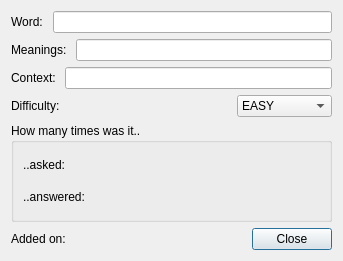
<?xml version="1.0" encoding="UTF-8"?>
<ui version="4.0">
 <class>InfoDialog</class>
 <widget class="QDialog" name="InfoDialog">
  <property name="geometry">
   <rect>
    <x>0</x>
    <y>0</y>
    <width>343</width>
    <height>261</height>
   </rect>
  </property>
  <property name="sizePolicy">
   <sizepolicy hsizetype="Fixed" vsizetype="Fixed">
    <horstretch>0</horstretch>
    <verstretch>0</verstretch>
   </sizepolicy>
  </property>
  <property name="minimumSize">
   <size>
    <width>343</width>
    <height>261</height>
   </size>
  </property>
  <property name="maximumSize">
   <size>
    <width>343</width>
    <height>261</height>
   </size>
  </property>
  <property name="windowTitle">
   <string>Properties</string>
  </property>
  <layout class="QVBoxLayout" name="verticalLayout_3">
   <item>
    <layout class="QHBoxLayout" name="horizontalLayout">
     <item>
      <widget class="QLabel" name="wordLabel">
       <property name="text">
        <string>Word: </string>
       </property>
       <property name="buddy">
        <cstring>wordLineEdit</cstring>
       </property>
      </widget>
     </item>
     <item>
      <widget class="QLineEdit" name="wordLineEdit"/>
     </item>
    </layout>
   </item>
   <item>
    <layout class="QHBoxLayout" name="horizontalLayout_2">
     <item>
      <widget class="QLabel" name="meaningsLabel">
       <property name="text">
        <string>Meanings: </string>
       </property>
       <property name="buddy">
        <cstring>meaningsLineEdit</cstring>
       </property>
      </widget>
     </item>
     <item>
      <widget class="QLineEdit" name="meaningsLineEdit"/>
     </item>
    </layout>
   </item>
   <item>
    <layout class="QHBoxLayout" name="horizontalLayout_3">
     <item>
      <widget class="QLabel" name="contextLabel">
       <property name="text">
        <string>Context: </string>
       </property>
       <property name="buddy">
        <cstring>contextLineEdit</cstring>
       </property>
      </widget>
     </item>
     <item>
      <widget class="QLineEdit" name="contextLineEdit"/>
     </item>
    </layout>
   </item>
   <item>
    <layout class="QHBoxLayout" name="horizontalLayout_4">
     <item>
      <widget class="QLabel" name="difficultyLabel">
       <property name="text">
        <string>Difficulty: </string>
       </property>
       <property name="buddy">
        <cstring>difficultyComboBox</cstring>
       </property>
      </widget>
     </item>
     <item>
      <widget class="QComboBox" name="difficultyComboBox">
       <property name="sizePolicy">
        <sizepolicy hsizetype="Fixed" vsizetype="Fixed">
         <horstretch>0</horstretch>
         <verstretch>0</verstretch>
        </sizepolicy>
       </property>
       <property name="minimumSize">
        <size>
         <width>95</width>
         <height>0</height>
        </size>
       </property>
       <item>
        <property name="text">
         <string>EASY</string>
        </property>
       </item>
       <item>
        <property name="text">
         <string>MEDIUM</string>
        </property>
       </item>
       <item>
        <property name="text">
         <string>HARD</string>
        </property>
       </item>
      </widget>
     </item>
    </layout>
   </item>
   <item>
    <widget class="QGroupBox" name="groupBox">
     <property name="sizePolicy">
      <sizepolicy hsizetype="Expanding" vsizetype="Preferred">
       <horstretch>0</horstretch>
       <verstretch>0</verstretch>
      </sizepolicy>
     </property>
     <property name="title">
      <string>How many times was it..</string>
     </property>
     <layout class="QVBoxLayout" name="verticalLayout_2">
      <item>
       <layout class="QVBoxLayout" name="verticalLayout">
        <item>
         <widget class="QLabel" name="askedLabel">
          <property name="text">
           <string>..asked: </string>
          </property>
         </widget>
        </item>
        <item>
         <layout class="QHBoxLayout" name="horizontalLayout_5">
          <item>
           <widget class="QLabel" name="answeredLabel">
            <property name="text">
             <string>..answered: </string>
            </property>
           </widget>
          </item>
         </layout>
        </item>
       </layout>
      </item>
     </layout>
    </widget>
   </item>
   <item>
    <layout class="QHBoxLayout" name="horizontalLayout_6">
     <item>
      <widget class="QLabel" name="addedLabel">
       <property name="sizePolicy">
        <sizepolicy hsizetype="Expanding" vsizetype="Fixed">
         <horstretch>0</horstretch>
         <verstretch>0</verstretch>
        </sizepolicy>
       </property>
       <property name="maximumSize">
        <size>
         <width>16777215</width>
         <height>30</height>
        </size>
       </property>
       <property name="text">
        <string>Added on: </string>
       </property>
      </widget>
     </item>
     <item>
      <spacer name="horizontalSpacer">
       <property name="orientation">
        <enum>Qt::Horizontal</enum>
       </property>
       <property name="sizeHint" stdset="0">
        <size>
         <width>40</width>
         <height>20</height>
        </size>
       </property>
      </spacer>
     </item>
     <item>
      <widget class="QPushButton" name="closeButton">
       <property name="text">
        <string>Close</string>
       </property>
      </widget>
     </item>
    </layout>
   </item>
  </layout>
 </widget>
 <resources/>
 <connections/>
</ui>
